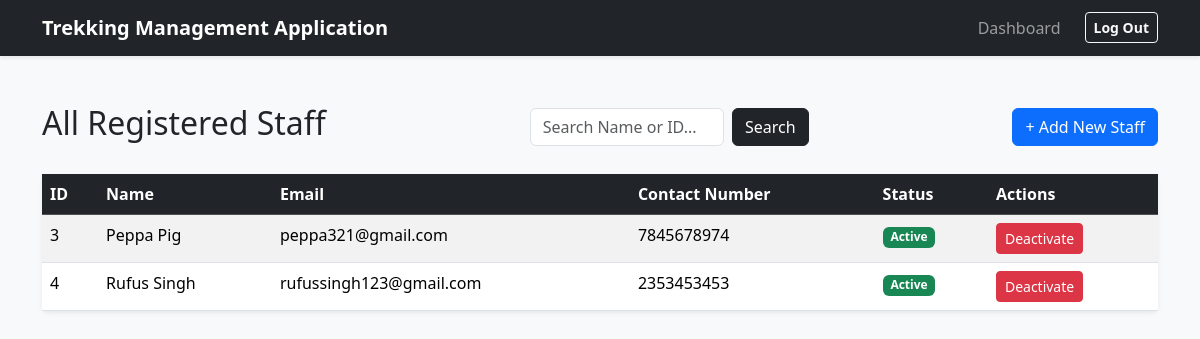
The app's page /admin/staff (signed in), older data.
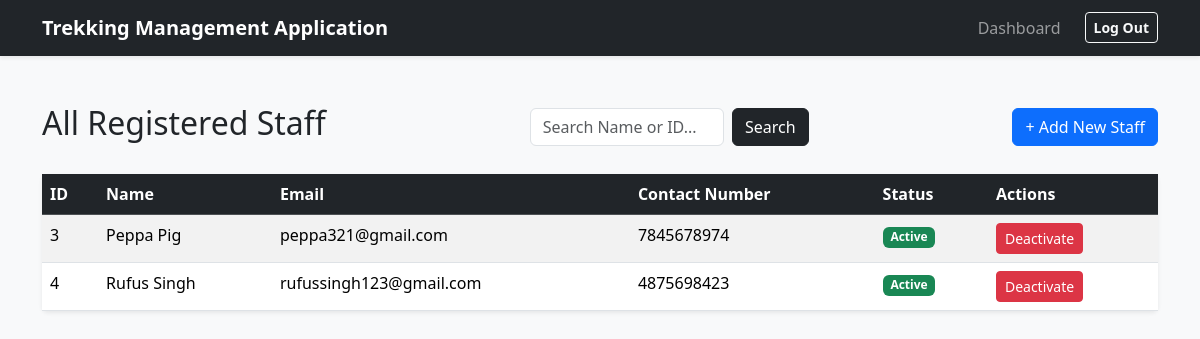
The same page, newer data.
### app/models.py (models this page shows)
class User(db.Model):
    __tablename__ = "users"
    id = db.Column(db.Integer, primary_key=True)
    username = db.Column(db.String(80), unique=True, nullable=False)
    email_id = db.Column(db.String(120), nullable=False)
    password_hash = db.Column(db.String(256), unique=True, nullable=False)
    name = db.Column(db.String(80), nullable=False)
    role = db.Column(db.String(20), nullable=False)
    is_blacklisted = db.Column(db.Boolean, default=False)
    staff_profile = db.relationship('StaffProfile', backref='user', uselist=False, cascade='all, delete-orphan') # userlist =False strictly enforces a 1-to-1 relatiosnhip b/w users and staff_profiles table
    bookings = db.relationship('Booking', backref='trekker', lazy=True) # lazy=True Parameter is used tell SQLAlchemy that until i specifically state a python code like user.bookings do not run SQL Query

class StaffProfile(db.Model):
    __tablename__ = "staff_profiles"
    id = db.Column(db.Integer, primary_key=True)
    user_id = db.Column(db.Integer, db.ForeignKey('users.id'), unique=True, nullable=False)
    contact_number = db.Column(db.String(15), unique=True, nullable=False)
    status = db.Column(db.String(20), nullable=False)

### app/routes/admin.py (the view)
@admin_bp.route('/staff')
def manage_staff():
    search_term = request.args.get('search')
    query = models.User.query.filter_by(role='Staff')
    if search_term:
        if search_term.isdigit():
            query = query.filter(models.User.id == int(search_term))
        else:
            query = query.filter(models.User.name.ilike(f"%{search_term}%"))
    staff_list = query.all()
    return render_template('admin/staff_admin/manage_staff.html', all_staff=staff_list)

### app/routes/admin.py (called while the page is built)
@admin_bp.before_request
def admin_access():
    if 'user_id' not in session:
        flash("Access denied. Please login first")
        return redirect(url_for('auth.login'))
    if session.get('role') != 'Admin':
        flash("Not an Administrator")
        return redirect(url_for('auth.login'))

### app/templates/admin/staff_admin/manage_staff.html (shortened to what this page needs)
{% extends "base.html" %}
{% block content %}
    <div class="d-flex justify-content-between align-items-center mb-4">
        <h2>All Registered Staff</h2>
        <form action="{{ url_for('admin.manage_staff') }}" method="GET" class="d-flex w-25">
            <input type="text" name="search" class="form-control me-2" placeholder="Search Name or ID..." value="{{ request.args.get('search', '') }}">
            <button type="submit" class="btn btn-dark">Search</button>
        </form>
        <a href="{{ url_for('admin.add_staff') }}" class="btn btn-primary">+ Add New Staff</a>
    </div>
    <table class="table table-striped table-hover shadow-sm bg-white rounded">
        <thead class="table-dark">
            <tr>
                <th>ID</th>
                <th>Name</th>
                <th>Email</th>
                <th>Contact Number</th>
                <th>Status</th>
                <th>Actions</th>
            </tr>
        </thead>
        <tbody>
            {% for staff in all_staff %}
            <tr>
                <td>{{ staff.id }}</td>
                <td>{{ staff.name }}</td>
                <td>{{ staff.email_id }}</td>
                <td>
                    {% if staff.staff_profile %}
                        {{ staff.staff_profile.contact_number }}
                    {% else %}
                        <span class="badge bg-danger">Profile Incomplete</span>
                    {% endif %}
                </td>
                <td>
                    {% if staff.is_blacklisted %}
                        <span class="badge bg-danger">Blacklisted</span>
                    {% elif staff.staff_profile and staff.staff_profile.status == 'Pending_Active' %}
                        <span class="badge bg-warning text-dark">Pending Setup</span>
                    {% elif staff.staff_profile and staff.staff_profile.status == 'Active' %}
                        <span class="badge bg-success">Active</span>
                    {% else %}
                        <span class="badge bg-secondary">Unknown</span>
                    {% endif %}
                </td>
                <td>
                    <form action="{{ url_for('admin.toggle_staff_status', staff_id=staff.id) }}" method="POST" class="d-inline">
                        {% if staff.is_blacklisted %}
                            <button type="submit" class="btn btn-sm btn-success">Reactivate</button>
                        {% else %}
                            <button type="submit" class="btn btn-sm btn-danger">Deactivate</button>
                        {% endif %}
                    </form>
                </td>
            </tr>
            {% else %}
            <tr>
                <td colspan="6" class="text-center text-muted py-4"> No staff members found in the system. Click "+ Add New Staff" to get started.
                </td>
            </tr>
            {% endfor %}
        </tbody>
    </table>
{% endblock %}

Row changes from the older to the newer data that the page shows:
changed through a linked row, User "Rufus Singh": staff_profile.contact_number "2353453453" → "4875698423"
